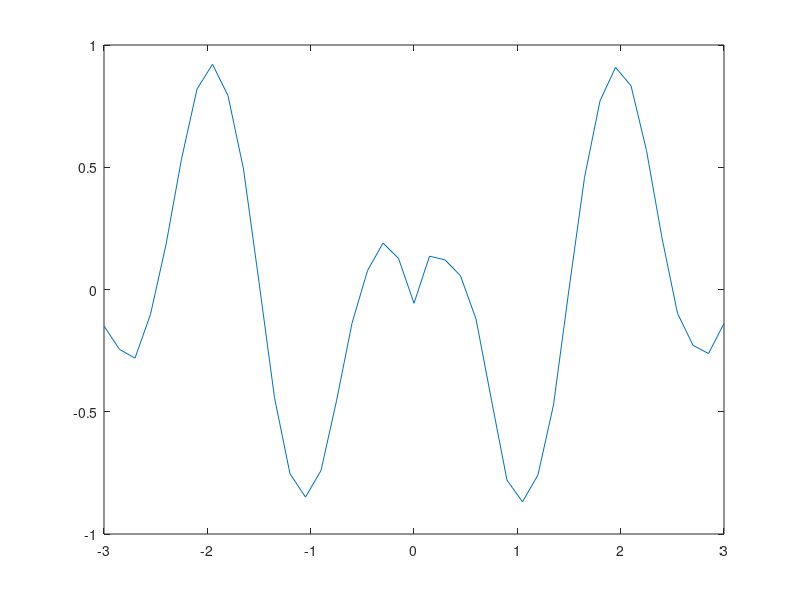
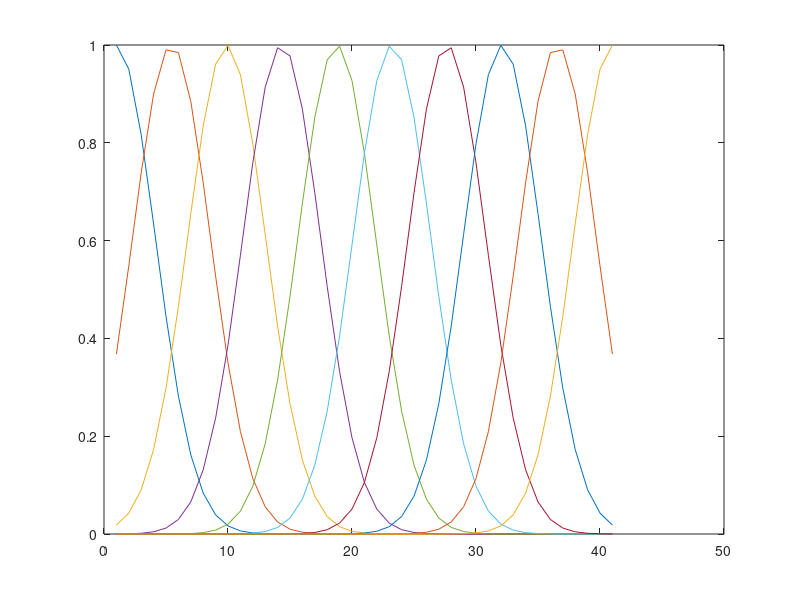
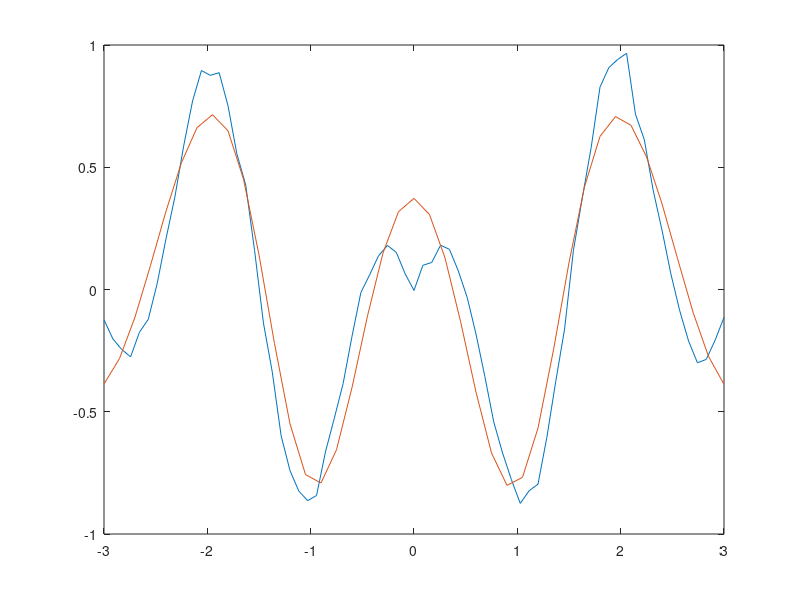
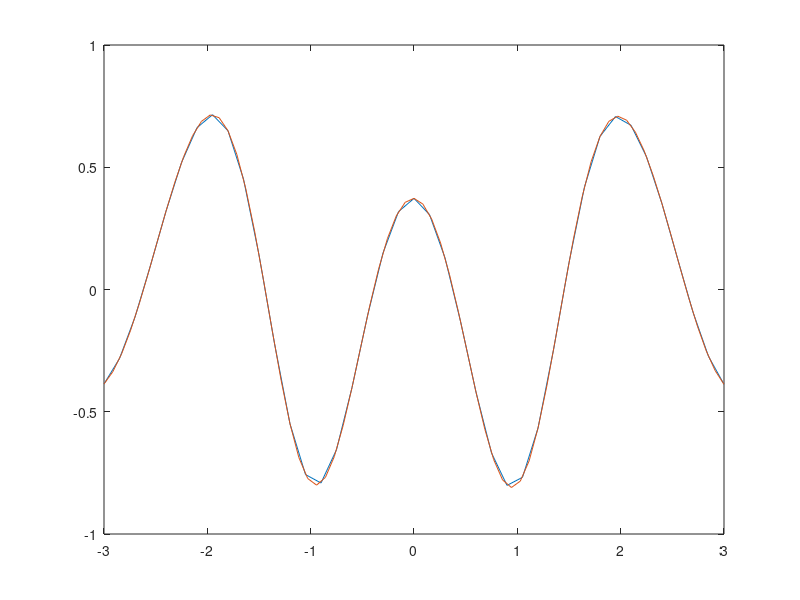

MATLAB code for these plots, in order:
load('lab3_08.mat');
plot(id.X,id.Y)

%n = number of gbf

n = 10;

N = length(id.X);
t = 1:N;

%phi = ones(N,1);
%theta = ones(1,N);

xmin = id.X(1);
xmax = id.X(N);
%the domain 
domain = xmax-xmin;
%distance
distance = domain / (n-1);
b = distance;
c = xmin:distance:xmax;
%phi = zeros(N,n);
for k=1:N
    for j=1:n
        phi(k,j) = exp(-((id.X(k)-c(j))^2)/(b^2));
    end
end
figure(2)
plot(phi)

theta = phi\(id.Y)';
yc = phi * theta;
mse = 0;
for i=1:N
    mse = mse + (id.Y(i)-yc(i))^2;
end
mse = mse/N;

figure(3)
plot(val.X, val.Y, id.X, yc);hold on
%plot(val.X,val.Y)
hold off;

Nval = length(val.X);
phiVal = zeros(Nval,n);
for k=1:Nval
    for j=1:n
        phiVal(k,j) = exp(-((val.X(k)-c(j))^2)/(b^2));
    end
end

figure(4)
%plot(phiVal)

ycVal = phiVal * theta;

plot(id.X, yc, val.X, ycVal)
mse2 = 0;
for i=1:N
    mse2 = mse2 + (val.Y(i)-ycVal(i))^2;
end
mse2 = mse2/N;



